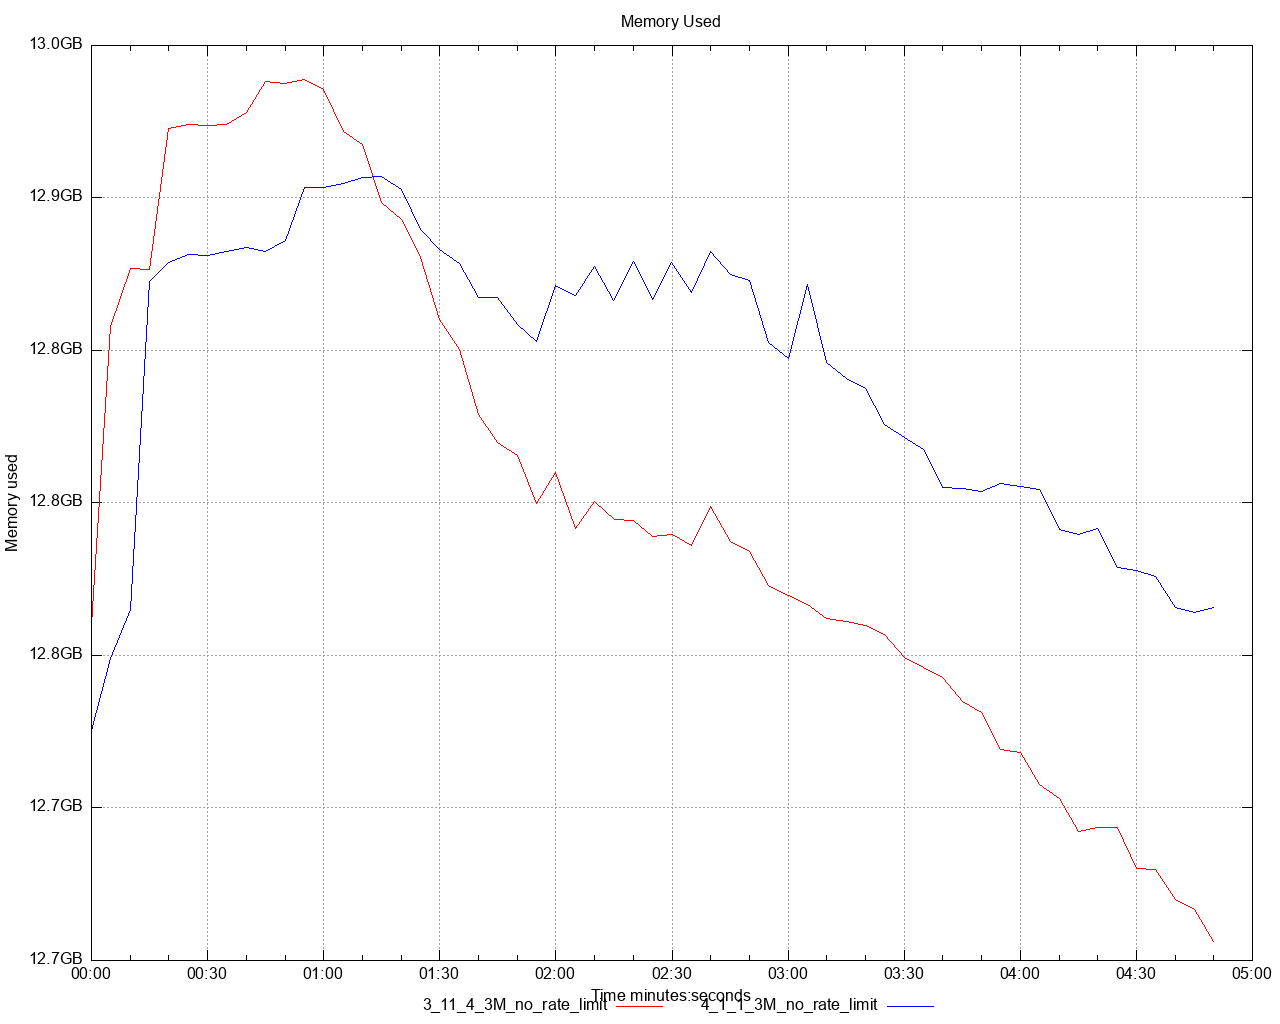

This figure's gnuplot source:
set title 'Memory Used' noenhanced
set style data lines
set datafile separator ","
set terminal png size 1280,1024
set grid
set key below
set xdata time
set timefmt "%s"
offset = 0
t0(x)=(offset=($0==0) ? x : offset, x - offset)
set xlabel 'Time minutes:seconds'
set ylabel 'Memory used'
set format y '%.1s%cB'
set output '/Users/ahmet.mircik/simulator/tests/report_3M_no_rate_limit/dstat/memory_used_A1.png'
plot \
   '/Users/ahmet.mircik/simulator/tests/report_3M_no_rate_limit/data/memory_used_A1_1.data' using (t0(timecolumn(1))):2 title "3_11_4_3M_no_rate_limit" noenhanced lt rgb "red", \
   '/Users/ahmet.mircik/simulator/tests/report_3M_no_rate_limit/data/memory_used_A1_2.data' using (t0(timecolumn(1))):2 title "4_1_1_3M_no_rate_limit" noenhanced lt rgb "blue", \
